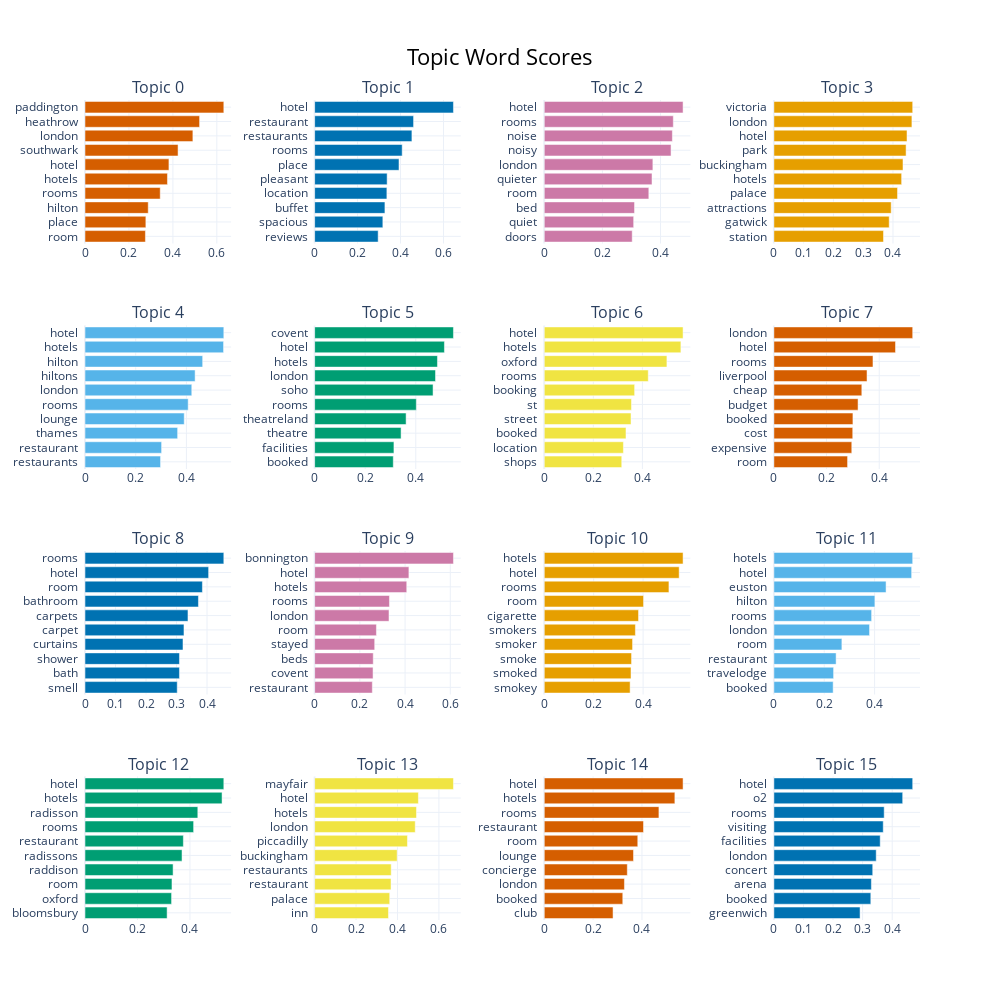

Here is the notebook cell this chart was saved with:
### Code cell
topic_model.visualize_barchart(top_n_topics = 16, n_words = 10)

### Figure 1 — Plotly figure (JSON) as saved in the notebook; plotly's stock layout.template omitted (floating-point values rounded to 4 significant figures)
{"data": [{"marker": {"color": "#D55E00"}, "orientation": "h", "type": "bar", "x": [0.2749, 0.2769, 0.2878, 0.3423, 0.3753, 0.382, 0.4235, 0.491, 0.5215, 0.6317], "xaxis": "x", "y": ["room  ", "place  ", "hilton  ", "rooms  ", "hotels  ", "hotel  ", "southwark  ", "london  ", "heathrow  ", "paddington  "], "yaxis": "y"}, {"marker": {"color": "#0072B2"}, "orientation": "h", "type": "bar", "x": [0.2959, 0.3177, 0.3274, 0.3365, 0.3377, 0.3929, 0.4078, 0.4531, 0.4608, 0.6465], "xaxis": "x2", "y": ["reviews  ", "spacious  ", "buffet  ", "location  ", "pleasant  ", "place  ", "rooms  ", "restaurants  ", "restaurant  ", "hotel  "], "yaxis": "y2"}, {"marker": {"color": "#CC79A7"}, "orientation": "h", "type": "bar", "x": [0.3026, 0.3076, 0.3106, 0.3598, 0.3708, 0.3737, 0.4362, 0.4408, 0.444, 0.4776], "xaxis": "x3", "y": ["doors  ", "quiet  ", "bed  ", "room  ", "quieter  ", "london  ", "noisy  ", "noise  ", "rooms  ", "hotel  "], "yaxis": "y3"}, {"marker": {"color": "#E69F00"}, "orientation": "h", "type": "bar", "x": [0.3682, 0.3873, 0.394, 0.4153, 0.4291, 0.4336, 0.444, 0.4471, 0.4636, 0.4662], "xaxis": "x4", "y": ["station  ", "gatwick  ", "attractions  ", "palace  ", "hotels  ", "buckingham  ", "park  ", "hotel  ", "london  ", "victoria  "], "yaxis": "y4"}, {"marker": {"color": "#56B4E9"}, "orientation": "h", "type": "bar", "x": [0.2981, 0.3022, 0.3654, 0.3915, 0.4071, 0.4213, 0.4344, 0.4643, 0.5467, 0.5477], "xaxis": "x5", "y": ["restaurants  ", "restaurant  ", "thames  ", "lounge  ", "rooms  ", "london  ", "hiltons  ", "hilton  ", "hotels  ", "hotel  "], "yaxis": "y5"}, {"marker": {"color": "#009E73"}, "orientation": "h", "type": "bar", "x": [0.3111, 0.3137, 0.3419, 0.3618, 0.4022, 0.4684, 0.4781, 0.4858, 0.5134, 0.5491], "xaxis": "x6", "y": ["booked  ", "facilities  ", "theatre  ", "theatreland  ", "rooms  ", "soho  ", "london  ", "hotels  ", "hotel  ", "covent  "], "yaxis": "y6"}, {"marker": {"color": "#F0E442"}, "orientation": "h", "type": "bar", "x": [0.3159, 0.3226, 0.3332, 0.3537, 0.3555, 0.3684, 0.4239, 0.5, 0.557, 0.5658], "xaxis": "x7", "y": ["shops  ", "location  ", "booked  ", "street  ", "st  ", "booking  ", "rooms  ", "oxford  ", "hotels  ", "hotel  "], "yaxis": "y7"}, {"marker": {"color": "#D55E00"}, "orientation": "h", "type": "bar", "x": [0.2798, 0.2958, 0.2994, 0.3002, 0.3196, 0.3339, 0.3537, 0.3763, 0.4618, 0.5271], "xaxis": "x8", "y": ["room  ", "expensive  ", "cost  ", "booked  ", "budget  ", "cheap  ", "liverpool  ", "rooms  ", "hotel  ", "london  "], "yaxis": "y8"}, {"marker": {"color": "#0072B2"}, "orientation": "h", "type": "bar", "x": [0.3024, 0.3096, 0.3097, 0.3213, 0.3244, 0.3376, 0.3719, 0.3849, 0.4053, 0.4551], "xaxis": "x9", "y": ["smell  ", "bath  ", "shower  ", "curtains  ", "carpet  ", "carpets  ", "bathroom  ", "room  ", "hotel  ", "rooms  "], "yaxis": "y9"}, {"marker": {"color": "#CC79A7"}, "orientation": "h", "type": "bar", "x": [0.2552, 0.2584, 0.2592, 0.2657, 0.2733, 0.329, 0.3309, 0.4074, 0.417, 0.614], "xaxis": "x10", "y": ["restaurant  ", "covent  ", "beds  ", "stayed  ", "room  ", "london  ", "rooms  ", "hotels  ", "hotel  ", "bonnington  "], "yaxis": "y10"}, {"marker": {"color": "#E69F00"}, "orientation": "h", "type": "bar", "x": [0.3474, 0.351, 0.3532, 0.3573, 0.3688, 0.3815, 0.4018, 0.5045, 0.5459, 0.5617], "xaxis": "x11", "y": ["smokey  ", "smoked  ", "smoke  ", "smoker  ", "smokers  ", "cigarette  ", "room  ", "rooms  ", "hotel  ", "hotels  "], "yaxis": "y11"}, {"marker": {"color": "#56B4E9"}, "orientation": "h", "type": "bar", "x": [0.2354, 0.2371, 0.2471, 0.27, 0.3799, 0.3881, 0.4012, 0.4455, 0.5471, 0.5512], "xaxis": "x12", "y": ["booked  ", "travelodge  ", "restaurant  ", "room  ", "london  ", "rooms  ", "hilton  ", "euston  ", "hotel  ", "hotels  "], "yaxis": "y12"}, {"marker": {"color": "#009E73"}, "orientation": "h", "type": "bar", "x": [0.3129, 0.3299, 0.3315, 0.3357, 0.3698, 0.3749, 0.4139, 0.43, 0.5223, 0.5291], "xaxis": "x13", "y": ["bloomsbury  ", "oxford  ", "room  ", "raddison  ", "radissons  ", "restaurant  ", "rooms  ", "radisson  ", "hotels  ", "hotel  "], "yaxis": "y13"}, {"marker": {"color": "#F0E442"}, "orientation": "h", "type": "bar", "x": [0.3565, 0.3625, 0.3688, 0.3696, 0.3984, 0.4481, 0.4857, 0.4917, 0.5009, 0.6702], "xaxis": "x14", "y": ["inn  ", "palace  ", "restaurant  ", "restaurants  ", "buckingham  ", "piccadilly  ", "london  ", "hotels  ", "hotel  ", "mayfair  "], "yaxis": "y14"}, {"marker": {"color": "#D55E00"}, "orientation": "h", "type": "bar", "x": [0.2816, 0.3214, 0.3283, 0.34, 0.3654, 0.3828, 0.4062, 0.4694, 0.5347, 0.5682], "xaxis": "x15", "y": ["club  ", "booked  ", "london  ", "concierge  ", "lounge  ", "room  ", "restaurant  ", "rooms  ", "hotels  ", "hotel  "], "yaxis": "y15"}, {"marker": {"color": "#0072B2"}, "orientation": "h", "type": "bar", "x": [0.2914, 0.3277, 0.3296, 0.3342, 0.3459, 0.3595, 0.3697, 0.3729, 0.4355, 0.4693], "xaxis": "x16", "y": ["greenwich  ", "booked  ", "arena  ", "concert  ", "london  ", "facilities  ", "visiting  ", "rooms  ", "o2  ", "hotel  "], "yaxis": "y16"}], "layout": {"annotations": [{"font": {"size": 16}, "showarrow": false, "text": "Topic 0", "x": 0.0875, "xanchor": "center", "xref": "paper", "y": 1, "yanchor": "bottom", "yref": "paper"}, {"font": {"size": 16}, "showarrow": false, "text": "Topic 1", "x": 0.3625, "xanchor": "center", "xref": "paper", "y": 1, "yanchor": "bottom", "yref": "paper"}, {"font": {"size": 16}, "showarrow": false, "text": "Topic 2", "x": 0.6375, "xanchor": "center", "xref": "paper", "y": 1, "yanchor": "bottom", "yref": "paper"}, {"font": {"size": 16}, "showarrow": false, "text": "Topic 3", "x": 0.9125, "xanchor": "center", "xref": "paper", "y": 1, "yanchor": "bottom", "yref": "paper"}, {"font": {"size": 16}, "showarrow": false, "text": "Topic 4", "x": 0.0875, "xanchor": "center", "xref": "paper", "y": 0.725, "yanchor": "bottom", "yref": "paper"}, {"font": {"size": 16}, "showarrow": false, "text": "Topic 5", "x": 0.3625, "xanchor": "center", "xref": "paper", "y": 0.725, "yanchor": "bottom", "yref": "paper"}, {"font": {"size": 16}, "showarrow": false, "text": "Topic 6", "x": 0.6375, "xanchor": "center", "xref": "paper", "y": 0.725, "yanchor": "bottom", "yref": "paper"}, {"font": {"size": 16}, "showarrow": false, "text": "Topic 7", "x": 0.9125, "xanchor": "center", "xref": "paper", "y": 0.725, "yanchor": "bottom", "yref": "paper"}, {"font": {"size": 16}, "showarrow": false, "text": "Topic 8", "x": 0.0875, "xanchor": "center", "xref": "paper", "y": 0.45, "yanchor": "bottom", "yref": "paper"}, {"font": {"size": 16}, "showarrow": false, "text": "Topic 9", "x": 0.3625, "xanchor": "center", "xref": "paper", "y": 0.45, "yanchor": "bottom", "yref": "paper"}, {"font": {"size": 16}, "showarrow": false, "text": "Topic 10", "x": 0.6375, "xanchor": "center", "xref": "paper", "y": 0.45, "yanchor": "bottom", "yref": "paper"}, {"font": {"size": 16}, "showarrow": false, "text": "Topic 11", "x": 0.9125, "xanchor": "center", "xref": "paper", "y": 0.45, "yanchor": "bottom", "yref": "paper"}, {"font": {"size": 16}, "showarrow": false, "text": "Topic 12", "x": 0.0875, "xanchor": "center", "xref": "paper", "y": 0.175, "yanchor": "bottom", "yref": "paper"}, {"font": {"size": 16}, "showarrow": false, "text": "Topic 13", "x": 0.3625, "xanchor": "center", "xref": "paper", "y": 0.175, "yanchor": "bottom", "yref": "paper"}, {"font": {"size": 16}, "showarrow": false, "text": "Topic 14", "x": 0.6375, "xanchor": "center", "xref": "paper", "y": 0.175, "yanchor": "bottom", "yref": "paper"}, {"font": {"size": 16}, "showarrow": false, "text": "Topic 15", "x": 0.9125, "xanchor": "center", "xref": "paper", "y": 0.175, "yanchor": "bottom", "yref": "paper"}], "height": 1000, "hoverlabel": {"bgcolor": "white", "font": {"family": "Rockwell", "size": 16}}, "showlegend": false, "title": {"font": {"color": "Black", "size": 22}, "text": "Topic Word Scores", "x": 0.5, "xanchor": "center", "yanchor": "top"}, "width": 1000, "xaxis": {"anchor": "y", "domain": [0, 0.175], "showgrid": true}, "xaxis10": {"anchor": "y10", "domain": [0.275, 0.45], "showgrid": true}, "xaxis11": {"anchor": "y11", "domain": [0.55, 0.725], "showgrid": true}, "xaxis12": {"anchor": "y12", "domain": [0.825, 1], "showgrid": true}, "xaxis13": {"anchor": "y13", "domain": [0, 0.175], "showgrid": true}, "xaxis14": {"anchor": "y14", "domain": [0.275, 0.45], "showgrid": true}, "xaxis15": {"anchor": "y15", "domain": [0.55, 0.725], "showgrid": true}, "xaxis16": {"anchor": "y16", "domain": [0.825, 1], "showgrid": true}, "xaxis2": {"anchor": "y2", "domain": [0.275, 0.45], "showgrid": true}, "xaxis3": {"anchor": "y3", "domain": [0.55, 0.725], "showgrid": true}, "xaxis4": {"anchor": "y4", "domain": [0.825, 1], "showgrid": true}, "xaxis5": {"anchor": "y5", "domain": [0, 0.175], "showgrid": true}, "xaxis6": {"anchor": "y6", "domain": [0.275, 0.45], "showgrid": true}, "xaxis7": {"anchor": "y7", "domain": [0.55, 0.725], "showgrid": true}, "xaxis8": {"anchor": "y8", "domain": [0.825, 1], "showgrid": true}, "xaxis9": {"anchor": "y9", "domain": [0, 0.175], "showgrid": true}, "yaxis": {"anchor": "x", "domain": [0.825, 1], "showgrid": true}, "yaxis10": {"anchor": "x10", "domain": [0.275, 0.45], "showgrid": true}, "yaxis11": {"anchor": "x11", "domain": [0.275, 0.45], "showgrid": true}, "yaxis12": {"anchor": "x12", "domain": [0.275, 0.45], "showgrid": true}, "yaxis13": {"anchor": "x13", "domain": [0, 0.175], "showgrid": true}, "yaxis14": {"anchor": "x14", "domain": [0, 0.175], "showgrid": true}, "yaxis15": {"anchor": "x15", "domain": [0, 0.175], "showgrid": true}, "yaxis16": {"anchor": "x16", "domain": [0, 0.175], "showgrid": true}, "yaxis2": {"anchor": "x2", "domain": [0.825, 1], "showgrid": true}, "yaxis3": {"anchor": "x3", "domain": [0.825, 1], "showgrid": true}, "yaxis4": {"anchor": "x4", "domain": [0.825, 1], "showgrid": true}, "yaxis5": {"anchor": "x5", "domain": [0.55, 0.725], "showgrid": true}, "yaxis6": {"anchor": "x6", "domain": [0.55, 0.725], "showgrid": true}, "yaxis7": {"anchor": "x7", "domain": [0.55, 0.725], "showgrid": true}, "yaxis8": {"anchor": "x8", "domain": [0.55, 0.725], "showgrid": true}, "yaxis9": {"anchor": "x9", "domain": [0.275, 0.45], "showgrid": true}}}
